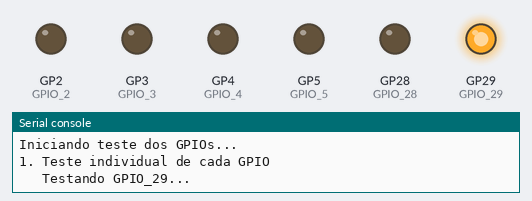
This program was run on a simulated Raspberry Pi Pico running MicroPython. Shown: output pins drawn as LEDs (lit = HIGH), the last lines printed to the serial console. At 20.7 s the program stops and its outputs stay as they are.

Above: at 0.1 s.
At 0.8 s:
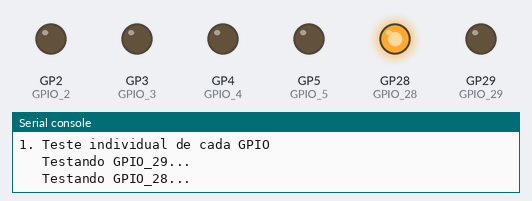
At 1.5 s:
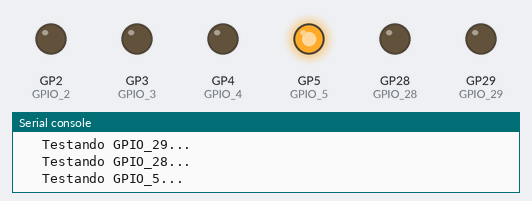
At 3.6 s:
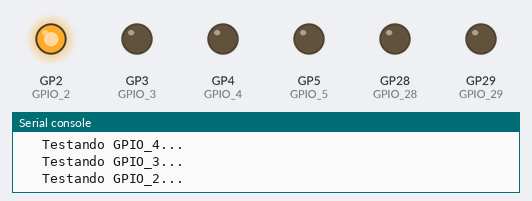
At 13.8 s:
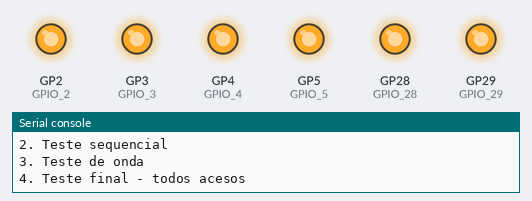
At 20.6 s:
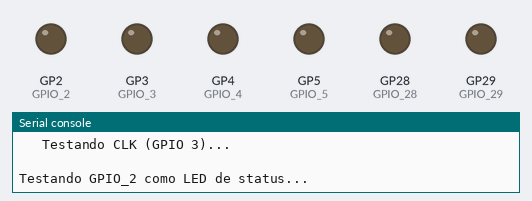
Timing chart, 0 to 22.1 s (numbered marks = the images above):
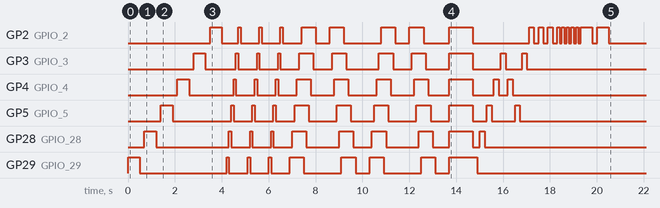

Measured:
- by itself, GP2 (GPIO_2): LOW → HIGH at 3.5 s, → LOW 0.50 s later, → HIGH 0.70 s later, → LOW 0.10 s later, … (38 changes in this stretch)
- by itself, GP3 (GPIO_3): LOW → HIGH at 2.8 s, → LOW 0.50 s later, → HIGH 1.3 s later, → LOW 0.10 s later, … (22 changes in this stretch)
- by itself, GP4 (GPIO_4): LOW → HIGH at 2.1 s, → LOW 0.50 s later, → HIGH 1.9 s later, → LOW 0.10 s later, … (22 changes in this stretch)
- by itself, GP5 (GPIO_5): LOW → HIGH at 1.4 s, → LOW 0.50 s later, → HIGH 2.5 s later, → LOW 0.10 s later, … (22 changes in this stretch)
- by itself, GP28 (GPIO_28): LOW → HIGH at 0.70 s, → LOW 0.50 s later, → HIGH 3.1 s later, → LOW 0.10 s later, … (20 changes in this stretch)
- by itself, GP29 (GPIO_29): LOW → HIGH at 0.00 s, → LOW 0.50 s later, → HIGH 3.7 s later, → LOW 0.10 s later, … (18 changes in this stretch)

The program:

rp2040_gpio_test.py
```python
"""
Teste dos GPIOs Disponíveis no RP2040
=====================================

Este script testa todos os GPIOs disponíveis no seu RP2040:
- GPIO 29, 28, 5, 4, 3, 2

Pode ser usado para verificar se os pinos estão funcionando
antes de conectar os displays.

Autor: Baseado na estrutura dos scripts de display
"""

from machine import Pin
import time

# Configuração dos pinos disponíveis
GPIO_29 = Pin(29, Pin.OUT)  # Reset do Nokia 5110
GPIO_28 = Pin(28, Pin.OUT)  # Chip Enable do Nokia 5110
GPIO_5  = Pin(5,  Pin.OUT)  # Data/Command do Nokia 5110 ou CS do MAX7219
GPIO_4  = Pin(4,  Pin.OUT)  # Data In (DIN) - usado em ambos os displays
GPIO_3  = Pin(3,  Pin.OUT)  # Clock (CLK) - usado em ambos os displays
GPIO_2  = Pin(2,  Pin.OUT)  # LED de status ou botão

def test_gpio_sequence():
    """Testa uma sequência de piscamento em todos os GPIOs"""
    print("Iniciando teste dos GPIOs...")

    # Lista de todos os GPIOs disponíveis
    gpios = [GPIO_29, GPIO_28, GPIO_5, GPIO_4, GPIO_3, GPIO_2]
    gpio_names = ["GPIO_29", "GPIO_28", "GPIO_5", "GPIO_4", "GPIO_3", "GPIO_2"]

    # 1. Teste individual - cada GPIO pisca uma vez
    print("1. Teste individual de cada GPIO")
    for i, gpio in enumerate(gpios):
        print(f"   Testando {gpio_names[i]}...")
        gpio.on()
        time.sleep(0.5)
        gpio.off()
        time.sleep(0.2)

    # 2. Teste sequencial - todos piscam em sequência
    print("2. Teste sequencial")
    for _ in range(3):
        for gpio in gpios:
            gpio.on()
            time.sleep(0.1)
            gpio.off()
        time.sleep(0.3)

    # 3. Teste de onda - efeito de onda
    print("3. Teste de onda")
    for _ in range(2):
        # Onda da esquerda para direita
        for gpio in gpios:
            gpio.on()
            time.sleep(0.1)
        for gpio in gpios:
            gpio.off()
            time.sleep(0.1)

        time.sleep(0.5)

        # Onda da direita para esquerda
        for gpio in reversed(gpios):
            gpio.on()
            time.sleep(0.1)
        for gpio in reversed(gpios):
            gpio.off()
            time.sleep(0.1)

        time.sleep(0.5)

    # 4. Teste final - todos acesos e depois apagados
    print("4. Teste final - todos acesos")
    for gpio in gpios:
        gpio.on()
    time.sleep(1)

    for gpio in gpios:
        gpio.off()

    print("Teste dos GPIOs concluído!")

def test_display_pins():
    """Testa especificamente os pinos usados pelos displays"""
    print("\nTestando pinos específicos dos displays...")

    # Pinos do Nokia 5110
    print("Pinos do Nokia 5110:")
    nokia_pins = {
        "RST": GPIO_29,
        "CE":  GPIO_28,
        "DC":  GPIO_5,
        "DIN": GPIO_4,
        "CLK": GPIO_3
    }

    for name, pin in nokia_pins.items():
        print(f"   Testando {name} (GPIO {pin.pin()})...")
        pin.on()
        time.sleep(0.2)
        pin.off()
        time.sleep(0.1)

    # Pinos da Matriz LED 8x8
    print("Pinos da Matriz LED 8x8:")
    matrix_pins = {
        "DIN": GPIO_4,
        "CS":  GPIO_5,
        "CLK": GPIO_3
    }

    for name, pin in matrix_pins.items():
        print(f"   Testando {name} (GPIO {pin.pin()})...")
        pin.on()
        time.sleep(0.2)
        pin.off()
        time.sleep(0.1)

def led_status_pattern():
    """Usa o GPIO_2 como LED de status com padrões"""
    print("\nTestando GPIO_2 como LED de status...")

    # Padrão de inicialização
    for _ in range(3):
        GPIO_2.on()
        time.sleep(0.2)
        GPIO_2.off()
        time.sleep(0.2)

    # Padrão de funcionamento
    for _ in range(5):
        GPIO_2.on()
        time.sleep(0.1)
        GPIO_2.off()
        time.sleep(0.1)

    # Padrão de conclusão
    for _ in range(2):
        GPIO_2.on()
        time.sleep(0.5)
        GPIO_2.off()
        time.sleep(0.2)

# Executa os testes
if __name__ == "__main__":
    print("=== TESTE DOS GPIOs DISPONÍVEIS NO RP2040 ===")
    print("GPIOs disponíveis: 29, 28, 5, 4, 3, 2")
    print("=" * 50)

    try:
        test_gpio_sequence()
        test_display_pins()
        led_status_pattern()

        print("\n" + "=" * 50)
        print("Todos os testes concluídos com sucesso!")
        print("Os GPIOs estão funcionando corretamente.")

    except Exception as e:
        print(f"\nErro durante o teste: {e}")
        print("Verifique as conexões dos GPIOs.") 
```
